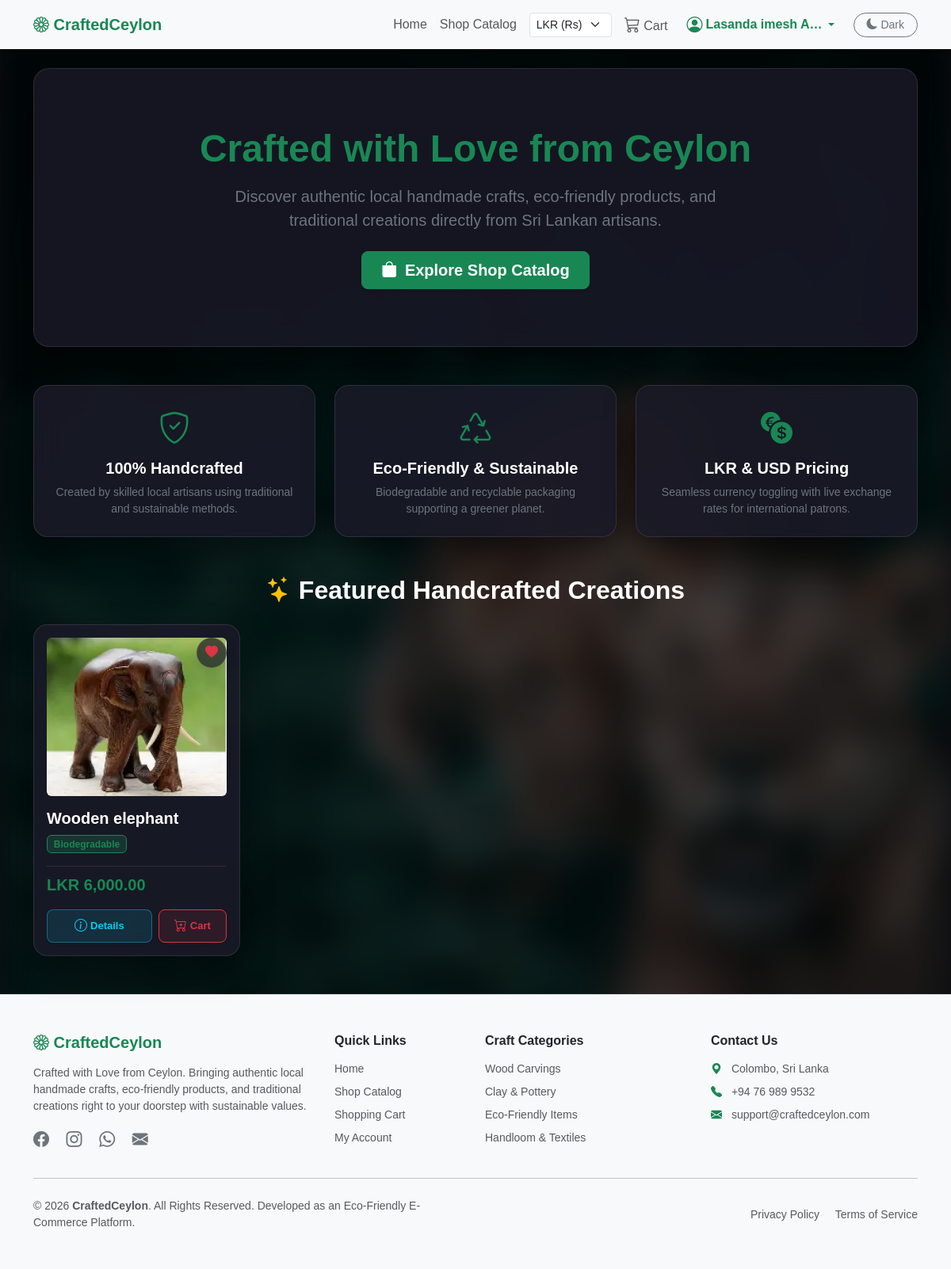
/ (signed in), run on the app's committed database.
### tables this page shows
CREATE TABLE `products` (
  `product_id` int(11) NOT NULL,
  `category_id` int(11) DEFAULT NULL,
  `artisan_id` int(11) DEFAULT NULL,
  `product_name` varchar(150) NOT NULL,
  `description` text DEFAULT NULL,
  `price_lkr` decimal(10,2) NOT NULL,
  `price_usd` decimal(10,2) NOT NULL,
  `stock_quantity` int(11) NOT NULL,
  `main_image` varchar(255) NOT NULL,
  `is_biodegradable` tinyint(1) DEFAULT 0,
  `is_recyclable` tinyint(1) DEFAULT 0,
  `is_customizable` tinyint(1) DEFAULT 0,
  `created_at` timestamp NOT NULL DEFAULT current_timestamp()
);

### index.php (the view, shortened to what this page needs)
<?php
$user_id = isset($_SESSION['user_id']) ? $_SESSION['user_id'] : null;
include 'includes/header.php';
$user_wishlist = [];
if ($user_id) {
    $uw_stmt = $conn->prepare("SELECT product_id FROM wishlist WHERE user_id = ?");
    $uw_stmt->bind_param("i", $user_id);
    $uw_stmt->execute();
    $uw_res = $uw_stmt->get_result();
    while ($uw_row = $uw_res->fetch_assoc()) {
        $user_wishlist[] = $uw_row['product_id'];
    }
}
?>
<div class="container my-4">
    <div class="dark-glass-banner p-5 text-center">
        <div class="container-fluid py-4">
            <h1 class="display-5 fw-bold text-success mb-3">Crafted with Love from Ceylon</h1>
            <p class="col-md-8 fs-5 mx-auto text-secondary mb-4">
                Discover authentic local handmade crafts, eco-friendly products, and traditional creations directly from Sri Lankan artisans.
            </p>
            <a href="shop.php" class="btn btn-success btn-lg px-4 gap-3 shadow-sm fw-bold">
                <i class="bi bi-bag-fill me-1"></i> Explore Shop Catalog
            </a>
        </div>
    </div>
</div>
<div class="container my-5">
    <div class="row g-4 text-center">
        <div class="col-md-4">
            <div class="dark-glass-card p-4 h-100 d-flex flex-column align-items-center justify-content-center">
                <i class="bi bi-shield-check text-success fs-1 mb-2"></i>
                <h5 class="fw-bold">100% Handcrafted</h5>
                <p class="text-secondary small mb-0">Created by skilled local artisans using traditional and sustainable methods.</p>
            </div>
        </div>
        <div class="col-md-4">
            <div class="dark-glass-card p-4 h-100 d-flex flex-column align-items-center justify-content-center">
                <i class="bi bi-recycle text-success fs-1 mb-2"></i>
                <h5 class="fw-bold">Eco-Friendly & Sustainable</h5>
                <p class="text-secondary small mb-0">Biodegradable and recyclable packaging supporting a greener planet.</p>
            </div>
        </div>
        <div class="col-md-4">
            <div class="dark-glass-card p-4 h-100 d-flex flex-column align-items-center justify-content-center">
                <i class="bi bi-currency-exchange text-success fs-1 mb-2"></i>
                <h5 class="fw-bold">LKR & USD Pricing</h5>
                <p class="text-secondary small mb-0">Seamless currency toggling with live exchange rates for international patrons.</p>
            </div>
        </div>
    </div>
</div>
<div class="container my-5">
    <h2 class="fw-bold mb-4 text-center"><i class="bi bi-stars text-warning"></i> Featured Handcrafted Creations</h2>
    <div class="row g-4">
        <?php
        $sql = "SELECT * FROM products ORDER BY created_at DESC LIMIT 4";
        $result = $conn->query($sql);
        if ($result && $result->num_rows > 0) {
            while ($row = $result->fetch_assoc()) {
                $base_price_lkr = isset($row['price_lkr']) ? $row['price_lkr'] : ($row['price'] ?? 0);
                $is_wishlisted = in_array($row['product_id'], $user_wishlist);
                $wishlist_toggle_url = $user_id ? "index.php?toggle_wishlist={$row['product_id']}" : "login.php";
        ?>
                <div class="col-lg-3 col-md-6">
                    <div class="dark-glass-card h-100 d-flex flex-column position-relative overflow-hidden p-3">
                        <a href="<?php echo $wishlist_toggle_url; ?>" class="position-absolute top-0 end-0 m-3 bg-dark bg-opacity-75 rounded-circle p-2 shadow text-decoration-none d-flex align-items-center justify-content-center border border-secondary border-opacity-25" style="width: 38px; height: 38px; z-index: 10;" title="<?php echo $is_wishlisted ? 'Remove from Wishlist' : 'Add to Wishlist'; ?>">
                            <i class="bi <?php echo $is_wishlisted ? 'bi-heart-fill text-danger' : 'bi-heart text-white'; ?>"></i>
                        </a>
                        <a href="product-detail.php?id=<?php echo $row['product_id']; ?>" class="rounded overflow-hidden mb-3 d-block text-decoration-none">
                            <img src="<?php echo htmlspecialchars($row['main_image']); ?>" class="w-100" alt="Product Image" style="height: 200px; object-fit: cover;">
                        </a>
                        <div class="card-body d-flex flex-column p-0 flex-grow-1">
                            <h5 class="card-title fw-bold mb-2">
                                <a href="product-detail.php?id=<?php echo $row['product_id']; ?>" class="text-decoration-none text-reset"><?php echo htmlspecialchars($row['product_name']); ?></a>
                            </h5>
                            <div class="mb-3">
                                <?php if(isset($row['is_biodegradable']) && $row['is_biodegradable']): ?>
                                    <span class="badge bg-success bg-opacity-25 text-success border border-success me-1">Biodegradable</span>
                                <?php endif; ?>
                            </div>
                            <div class="mt-auto pt-2 border-top border-secondary border-opacity-25">
                                <div class="d-flex justify-content-between align-items-center mb-3">
                                    <span class="fw-bold text-success fs-5">
                                        <?php
                                        $currency = isset($_SESSION['currency']) ? $_SESSION['currency'] : 'LKR';
                                        echo function_exists('formatPrice') ? formatPrice($base_price_lkr) : (($currency == 'USD') ? '$ ' . number_format($row['price_usd'], 2) : 'Rs. ' . number_format($base_price_lkr, 2));
                                        ?>
                                    </span>
                                </div>
                                <div class="d-flex gap-2 align-items-center">
                                    <a href="product-detail.php?id=<?php echo $row['product_id']; ?>" class="btn btn-details-creative flex-grow-1 btn-action-custom d-flex align-items-center justify-content-center shadow-sm text-decoration-none">
                                        <i class="bi bi-info-circle me-1 fs-6"></i> Details
                                    </a>
                                    <?php if(isset($row['stock_quantity']) && $row['stock_quantity'] > 0): ?>
                                        <form action="cart-actions.php" method="POST" style="width: 38%;">
                                            <button type="submit" name="add_to_cart" class="btn btn-outline-danger w-100 btn-action-custom d-flex align-items-center justify-content-center shadow-sm text-danger border-danger" style="background: rgba(220, 53, 69, 0.12);">
                                                <i class="bi bi-cart-plus me-1 fs-6"></i> Cart
                                            </button>
                                        </form>
                                    <?php else: ?>
                                        <button type="button" class="btn btn-secondary btn-action-custom" disabled style="width: 38%;">Out of Stock</button>
                                    <?php endif; ?>
                                </div>
                            </div>
                        </div>
                    </div>
                </div>
        <?php
            }
        } else {
            echo '<div class="col-12 text-center text-secondary py-5"><p class="dark-glass-card p-4">No products available at the moment. Please check back later or add products via Admin Panel.</p></div>';
        }
        ?>
    </div>
</div>
<?php
include 'includes/footer.php';
?>

### includes/header.php (style rules this page uses)
:root { --bg-color: #ffffff; --text-color: #212529; --nav-bg: #f8f9fa; }
body { background-color: var(--bg-color); color: var(--text-color); transition: background-color 0.3s ease, color 0.3s ease; }

### index.php (style rules this page uses)
body { position: relative; background-color: var(--bg-dark, #0d0d12); color: var(--text-main, #ffffff); font-family: 'Plus Jakarta Sans', sans-serif; }
body::before { content: ""; position: fixed; top: 0; left: 0; width: 100%; height: 100%; background-image: url('assets/images/cover.jpg'); background-size: cover; background-position: center; filter: blur(20px) brightness(0.35); z-index: -1; }
.dark-glass-card { background: var(--bg-card, rgba(26, 26, 40, 0.85)); backdrop-filter: blur(20px); -webkit-backdrop-filter: blur(20px); border: 1px solid var(--border-color, rgba(255, 255, 255, 0.1)); border-radius: 18px; box-shadow: 0 16px 40px rgba(0, 0, 0, 0.4); color: var(--text-main, #ffffff); transition: all 0.3s ease; }
.dark-glass-banner { background: var(--bg-card, rgba(26, 26, 40, 0.8)); backdrop-filter: blur(20px); -webkit-backdrop-filter: blur(20px); border: 1px solid var(--border-color, rgba(255, 255, 255, 0.1)); border-radius: 20px; box-shadow: 0 20px 40px rgba(0, 0, 0, 0.5); color: var(--text-main, #ffffff); }
.btn-action-custom { font-size: 13px !important; font-weight: 600 !important; padding: 8px 10px !important; border-radius: 8px !important; }
.btn-details-creative { background: rgba(13, 202, 240, 0.12); color: #0dcaf0; border: 1px solid rgba(13, 202, 240, 0.4); transition: all 0.3s ease; }

### data on the page
products: main_image (picture), product_name "Wooden elephant", is_biodegradable "Biodegradable", price_lkr "LKR 6,000.00"

### other printed values
$full_user_name "Lasanda imesh A…"
